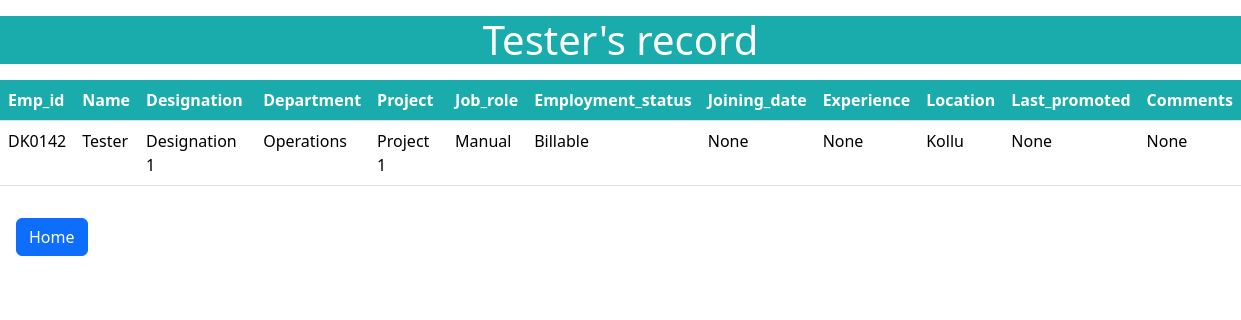
Page /view/1 on the earlier database version.
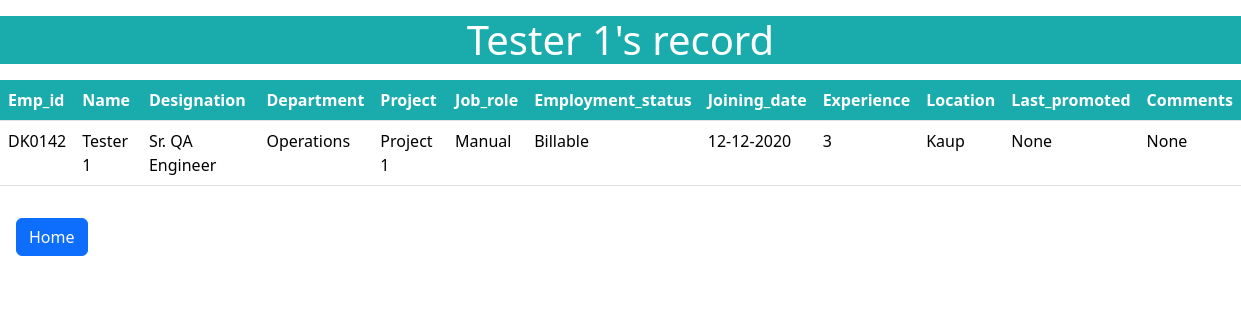
Same page on the later database version.
### app.py (models this page shows)
class Employee(db.Model):
    Sno = db.Column(db.Integer, primary_key=True, autoincrement=True)
    Emp_id = db.Column(db.String(500))
    Name = db.Column(db.String(500))
    Designation = db.Column(db.String(500))
    Department = db.Column(db.String(500))
    Project = db.Column(db.String(500))
    Job_role = db.Column(db.String(500))
    Employment_status = db.Column(db.String(500))
    Joining_date = db.Column(db.String(500))
    Experience = db.Column(db.String(500))
    Location = db.Column(db.String(500))
    Last_promoted = db.Column(db.String(500))
    Comments = db.Column(db.String(500))
    employee_status=db.Column(db.String(500))

### app.py (the view)
@app.route("/view/<int:sno>")
def view(sno):
    data=Employee.query.filter_by(Sno=sno).first()
    return render_template("view.html",data=data)

### templates/view.html (shortened to what this page needs)
<!DOCTYPE html>
<html lang="en">
<head>
    <link href="https://cdn.jsdelivr.net/npm/bootstrap@5.3.2/dist/css/bootstrap.min.css" rel="stylesheet">
    <link rel="stylesheet" href="{{ url_for('static', filename='view1.css') }}">
</head>
<body>
   <h1 class="my-3 heading"><center>{{data.Name}}'s record</center></h1>
   <table class="table my-3">
    <thead>
      <tr>
        <th scope="col" class="table_header">Emp_id</th>
        <th scope="col" class="table_header">Name</th>
        <th scope="col" class="table_header">Designation</th>
        <th scope="col" class="table_header">Department</th>
        <th scope="col" class="table_header">Project</th>
        <th scope="col" class="table_header">Job_role</th>
        <th scope="col" class="table_header">Employment_status</th>
        <th scope="col" class="table_header">Joining_date</th>
        <th scope="col" class="table_header">Experience</th>
        <th scope="col" class="table_header">Location</th>
        <th scope="col" class="table_header">Last_promoted</th>
        <th scope="col" class="table_header">Comments</th>
      </tr>
    </thead>
    <tbody>
        <tr>
            <td>{{data.Emp_id}}</td>
            <td id="Name">{{data.Name}}</td>
            <td>{{data.Designation}}</td>
            <td>{{data.Department}}</td>
            <td>{{data.Project}}</td>
            <td>{{data.Job_role}}</td>
            <td>{{data.Employment_status}}</td>
            <td>{{data.Joining_date}}</td>
            <td>{{data.Experience}}</td>
            <td>{{data.Location }}</td>
            <td>{{data.Last_promoted }}</td>
            <td>{{data.Comments}}</td>
        </tr>
    </tbody>
    </table>
    <a href="/home" type="button" class="btn btn-primary my-3 mx-3">Home</button>
</body>
</html>

Differences in the rows shown:
changed Employee "DK0142": Name "Tester" → "Tester 1"; Designation "Designation 1" → "Sr. QA Engineer"; Joining_date "None" → "12-12-2020"; Experience "None" → "3"; Location "Kollu" → "Kaup"
